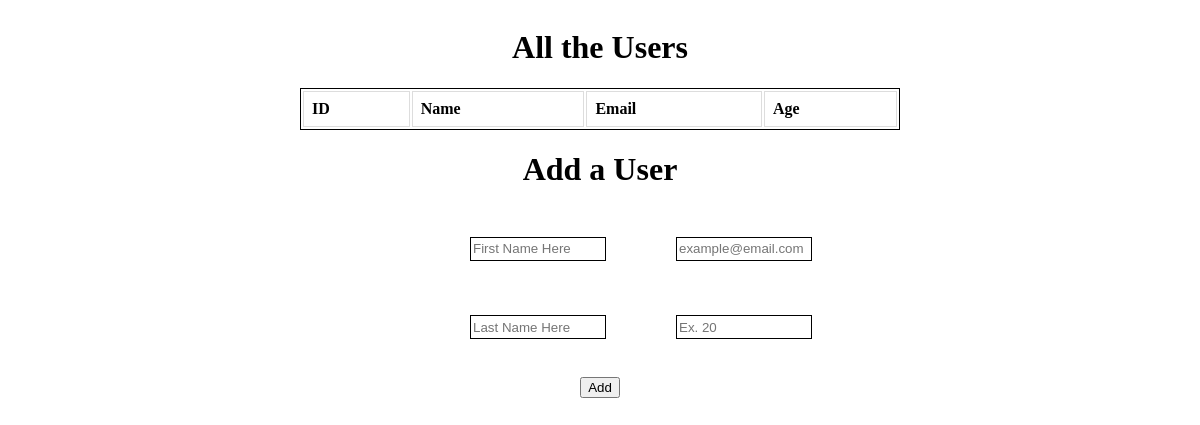
The app's page /, older data.
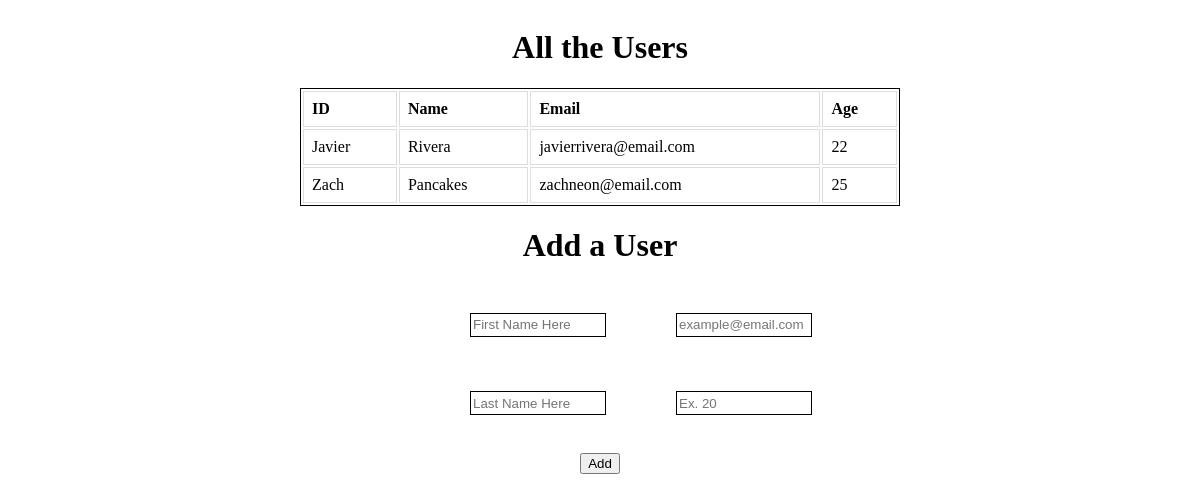
The same page, newer data.
### users_app/models.py (models this page shows)
class Users(models.Model):
    first_name = models.CharField(max_length=45)
    last_name = models.CharField(max_length=45)
    email_address = models.CharField(max_length=45)
    age = models.IntegerField()
    created_at = models.DateTimeField(auto_now_add=True)
    updated_at = models.DateTimeField(auto_now=True)

### users_app/views.py (the view)
# urls.py: path('', views.index),
def index(request):
    context = {
        'all_users': Users.objects.all()
    }
    return render(request, 'index.html', context)

### users_app/templates/index.html (shortened to what this page needs)
<!DOCTYPE html>
<html lang="en">
<head>
    {% load static %}
    <link rel="stylesheet" type="text/css" href="{% static 'style.css' %}">
</head>
<body>
    <div class="bodyBox">
        <div class="topHalf">
            <h1>All the Users</h1>
            <table>
                <tr>
                    <th>ID</th>
                    <th>Name</th>
                    <th>Email</th>
                    <th>Age</th>
                </tr>
                {% for user in all_users %}
                    <tr>
                        <td>{{user.first_name}}</td>
                        <td>{{user.last_name}}</td>
                        <td>{{user.email_address}}</td>
                        <td>{{user.age}}</td>
                    </tr>
                {% endfor %}
            </table>
        </div>
        <div class="bottomBox">
            <h1>Add a User</h1>
            <form action="/process" method="POST">
                <div id="formContent">
                    <div class="formBoxLeft">
                        <div class="firstNameBox">
                            <input type="text" name="firstName" id="name" placeholder="First Name Here" required>
                        </div>
                        <div class="emailBox">
                            <input type="email" name="email" id="name" placeholder="example@email.com" required>
                        </div>
                    </div>
                    <div class="formBoxRight">
                        <div class="lastNameBox">
                            <input type="text" name="lastName" id="name" placeholder="Last Name Here" required>
                        </div>
                        <div class="ageBox">
                            <input type="number" name="age" id="name" placeholder="Ex. 20" required>
                        </div>
                    </div>
                </div>
                <div class="buttonBox">
                    <button type="submit">Add</button>
                </div>
            </form>
        </div>
    </div>
</body>
</html>

### users_app/static/style.css (style rules this page uses)
.bodyBox { flex-wrap: wrap; position: fixed; top: 1%; left: 25%; width: 50%; }
table { border: 1px solid black; width: 100%; }
td, th { border: 1px solid #dddddd; text-align: left; padding: 8px; }
h1 { text-align: center; }
.buttonBox { text-align: center; margin-top: 10px; }
.formBoxLeft { display: inline-block; display: flex; margin-right: 30%; }
.firstNameBox { display: inline-block; display: flex; margin-left: 170px; }
.emailBox { display: flex; display: inline-block; margin-left: 70px; }
.formBoxRight { display: inline-block; display: flex; }
.lastNameBox { display: flex; margin-left: 170px; }
.ageBox { display: flex; margin-left: 70px; }
input { height: 20px; width: 130px; margin: 20% 0%; border: 1px solid black; }

Row changes from the older to the newer data that the page shows:
added Users: first_name "Javier", last_name "Rivera", email_address "javierrivera@email.com", age "22"
added Users: first_name "Zach", last_name "Pancakes", email_address "zachneon@email.com", age "25"
